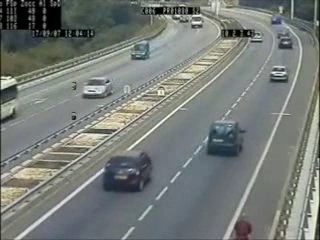
#> input picture frame 75 of Project1/image_examples/cars.avi, 320 x 240 px, given in place of Traffic.mp4, which was not available
$ python carDetectionFromVideo.py
#> lines starting #> are read from the running program, lines starting #| are printed output that depends on the picture; after the words box and inside, x2 and y2 are one past the last pixel; in counts of white or black regions, pixels touching at a corner belong together; pictures that were not available may be replaced by others from this repository, and a replacement may not be noted
import cv2

# Create car haarcascades object
car_cascades = cv2.CascadeClassifier("Haarcascades/haarcascade_car.xml")

# Capture the video
capture_video = cv2.VideoCapture("Video/Traffic.mp4")

while capture_video.isOpened():
    success, frames = capture_video.read()
#> frames is the input picture: shape (240, 320, 3); mean B, G, R 120, 123.9, 118.8
    if success == False:
        break
    # Convert into gray
    gray_image = cv2.cvtColor(src=frames, code=cv2.COLOR_BGR2GRAY)
    # Detect the car
    cars = car_cascades.detectMultiScale(image=gray_image, scaleFactor=1.1, minNeighbors=1)
#> cars = [[265, 8, 24, 24], [184, 7, 30, 30], [257, 55, 40, 40], [74, 74, 36, 36], [115, 29, 44, 44], [95, 151, 58, 58], [191, 110, 66, 66], [74, 111, 106, 106]]
    # Display rectangle
    i = 0
    for (x, y, width, height) in cars:
        if i % 2 == 0:
            cv2.rectangle(img=frames, pt1=(x, y), pt2=(x + width, y + height), color=(0, 255, 0), thickness=2)
            i += 1
        else:
            cv2.rectangle(img=frames, pt1=(x, y), pt2=(x + width, y + height), color=(255, 0, 0), thickness=2)
            i += 1
        # Display Cars
        cv2.imshow(winname="Detected cars", mat=frames)
#> this loop made 8 passes
#> pass 1, `cv2.imshow(winname="Detected cars", mat=frames)`:
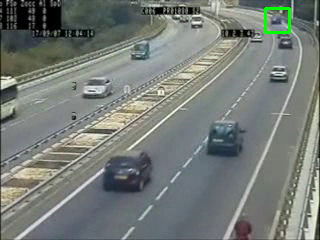
#> window 'Detected cars': shape (240, 320, 3); mean B, G, R 119.5, 124.4, 118.3
#> pass 2, `cv2.imshow(winname="Detected cars", mat=frames)`:
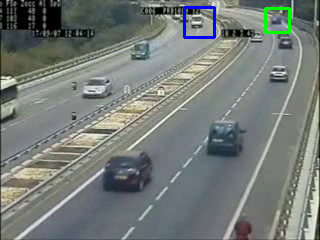
#> window 'Detected cars': shape (240, 320, 3); mean B, G, R 120.1, 123.7, 117.7
#> after the loop:
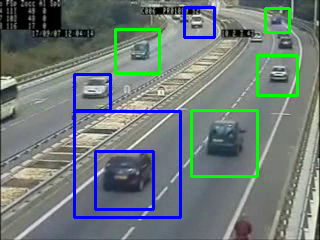
#> frames: shape (240, 320, 3); 6.17% of pixels changed, all inside (x1, y1, x2, y2) = (73, 6, 299, 219)
#> after the loop, i = 8
    if cv2.waitKey(1) & 0xFF == ord('q'):
#> (key q is pressed here)
        break

# Relese the VideoCapture object
capture_video.release()
cv2.destroyAllWindows()

# [25 lines of commented-out code are left out]

$ run again, starting later in the video
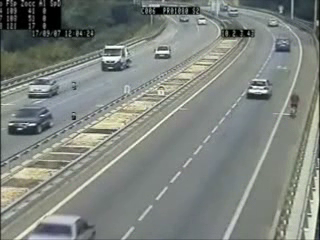
#> input picture frame 337 of Project1/image_examples/cars.avi, 320 x 240 px, given in place of Traffic.mp4, which was not available
#> frames is the input picture: shape (240, 320, 3); mean B, G, R 126.3, 131.7, 126
#> `gray_image = cv2.cvtColor(src=frames, code=cv2.COLOR_BGR2GRAY)`:
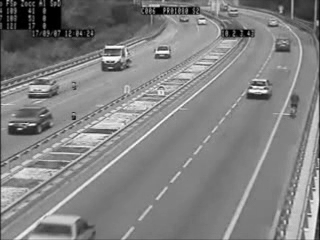
#> gray_image: shape (240, 320); min 0, max 254, mean 129.4
#> cars = [[271, 34, 23, 23], [150, 42, 24, 24], [239, 72, 40, 40], [2, 105, 42, 42], [84, 32, 55, 55], [16, 64, 50, 50]]
#> the loop `for (x, y, width, height) in cars:` made 6 passes
#> after the loop `for (x, y, width, height) in cars:`:
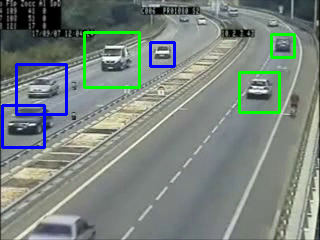
#> frames: shape (240, 320, 3); 3.6% of pixels changed, all inside (x1, y1, x2, y2) = (1, 31, 296, 149)
#> after the loop `for (x, y, width, height) in cars:`: i = 6

$ run again, starting later in the video
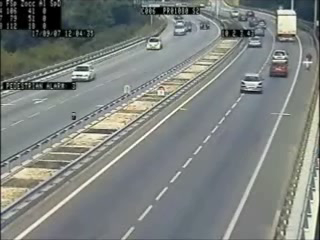
#> input picture frame 600 of Project1/image_examples/cars.avi, 320 x 240 px, given in place of Traffic.mp4, which was not available
#> frames is the input picture: shape (240, 320, 3); mean B, G, R 126.6, 129.8, 124.9
#> `gray_image = cv2.cvtColor(src=frames, code=cv2.COLOR_BGR2GRAY)`:
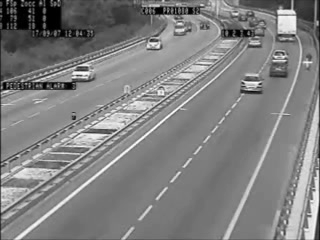
#> gray_image: shape (240, 320); min 0, max 254, mean 127.9
#> cars = [[243, 32, 23, 23], [265, 60, 26, 26], [238, 73, 29, 29], [252, 48, 45, 45], [27, 47, 61, 61]]
#> the loop `for (x, y, width, height) in cars:` made 5 passes
#> after the loop `for (x, y, width, height) in cars:`:
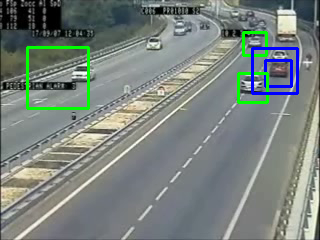
#> frames: shape (240, 320, 3); 2.77% of pixels changed, all inside (x1, y1, x2, y2) = (26, 31, 299, 110)
#> after the loop `for (x, y, width, height) in cars:`: i = 5
